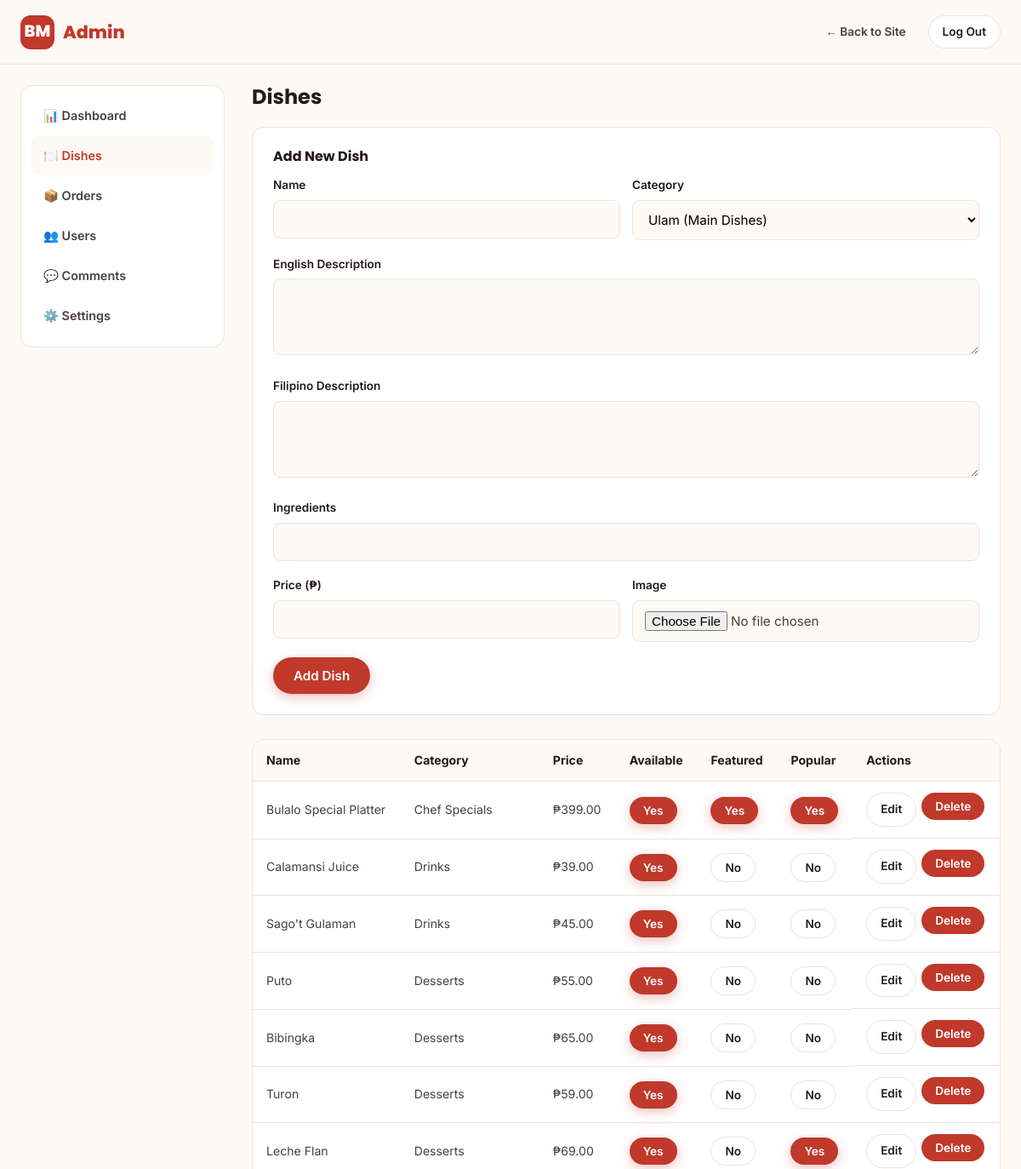
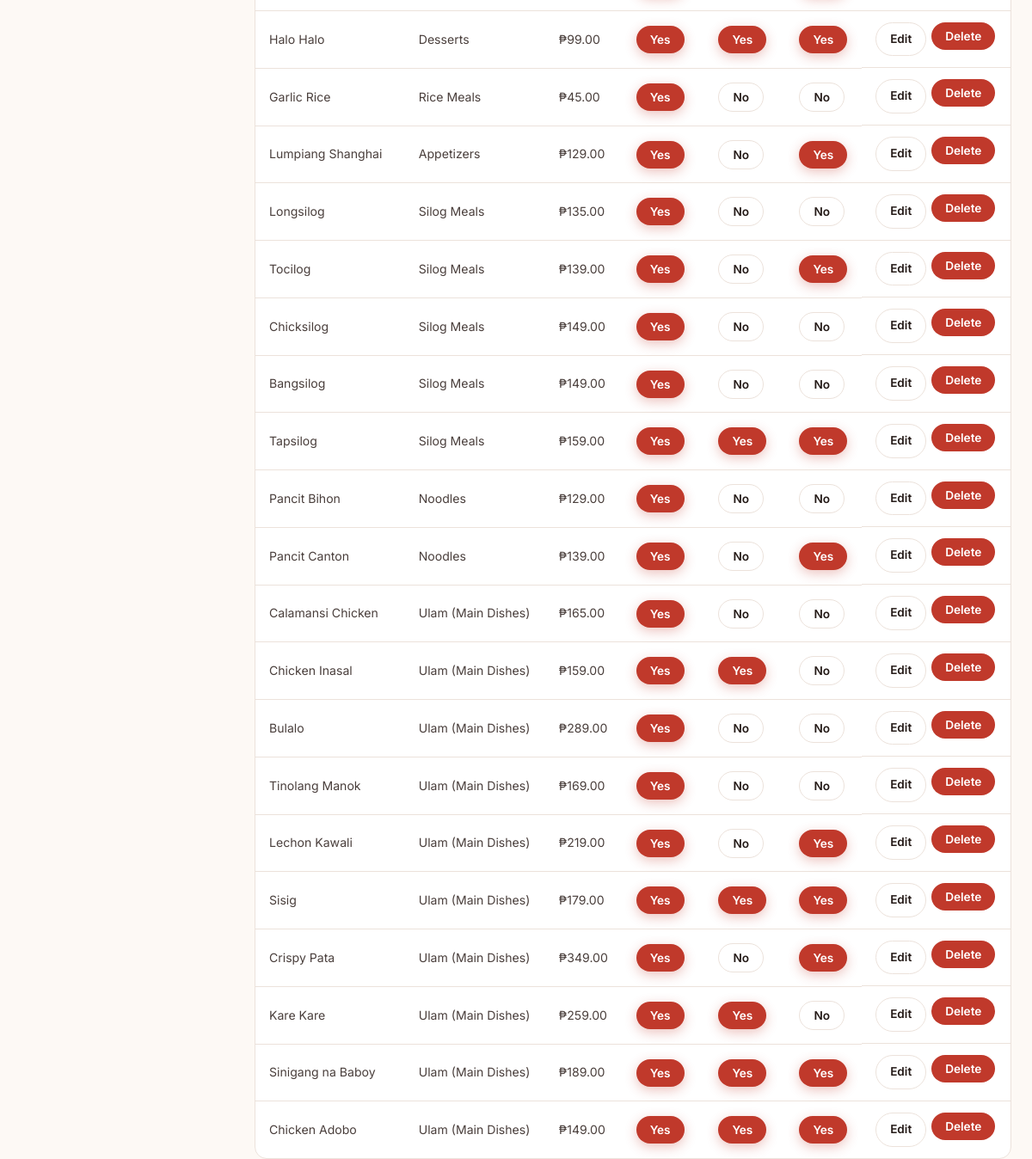
Screenshot of /admin/dishes.php (signed in) with the database file from the repository (2 pictures, top to bottom).
### tables this page shows
CREATE TABLE `dishes` (
  `dish_id` int(11) NOT NULL,
  `category_id` int(11) NOT NULL,
  `name` varchar(120) NOT NULL,
  `desc_en` text NOT NULL,
  `desc_fil` text NOT NULL,
  `ingredients` text NOT NULL,
  `price` decimal(8,2) NOT NULL,
  `image_path` varchar(255) NOT NULL,
  `is_available` tinyint(1) NOT NULL DEFAULT 1,
  `is_featured` tinyint(1) NOT NULL DEFAULT 0,
  `is_popular` tinyint(1) NOT NULL DEFAULT 0,
  `created_at` timestamp NOT NULL DEFAULT current_timestamp()
);

CREATE TABLE `categories` (
  `category_id` int(11) NOT NULL,
  `slug` varchar(50) NOT NULL,
  `name_en` varchar(80) NOT NULL,
  `name_fil` varchar(80) NOT NULL,
  `sort_order` int(11) NOT NULL DEFAULT 0
);

### includes/functions.php (called while the page is built, shortened)
<?php
function peso(float $amount): string
{
    return '₱' . number_format($amount, 2);
}
function esc(?string $value): string
{
    return htmlspecialchars($value ?? '', ENT_QUOTES, 'UTF-8');
}

### admin/dishes.php (the view, shortened to what this page needs)
<?php
require_once __DIR__ . '/../includes/bootstrap.php';
$categories = $db->query('SELECT * FROM categories ORDER BY sort_order')->fetchAll();
$editDish = null;
$dishes = $db->query(
    "SELECT d.*, c.name_en AS cat_name FROM dishes d JOIN categories c ON c.category_id = d.category_id ORDER BY d.dish_id DESC"
)->fetchAll();
require __DIR__ . '/includes/admin_header.php';
?>
<h2 style="margin-bottom: 20px;">Dishes</h2>
<div class="card" style="padding: 24px; margin-bottom: 28px;">
    <h4 style="margin-bottom: 14px;"><?= $editDish ? 'Edit Dish' : 'Add New Dish' ?></h4>
    <form method="POST" enctype="multipart/form-data" data-validate>
        <div class="form-row">
            <div class="form-group">
                <label>Name</label>
                <input class="form-control" type="text" name="name" value="<?= esc($editDish['name'] ?? '') ?>" required>
            </div>
            <div class="form-group">
                <label>Category</label>
                <select class="form-control" name="category_id" required>
                    <?php foreach ($categories as $cat): ?>
                        <option value="<?= $cat['category_id'] ?>" <?= (isset($editDish['category_id']) && $editDish['category_id'] == $cat['category_id']) ? 'selected' : '' ?>><?= esc($cat['name_en']) ?></option>
                    <?php endforeach; ?>
                </select>
            </div>
        </div>
        <div class="form-group">
            <label>English Description</label>
            <textarea class="form-control" name="desc_en" required><?= esc($editDish['desc_en'] ?? '') ?></textarea>
        </div>
        <div class="form-group">
            <label>Filipino Description</label>
            <textarea class="form-control" name="desc_fil" required><?= esc($editDish['desc_fil'] ?? '') ?></textarea>
        </div>
        <div class="form-group">
            <label>Ingredients</label>
            <input class="form-control" type="text" name="ingredients" value="<?= esc($editDish['ingredients'] ?? '') ?>">
        </div>
        <div class="form-row">
            <div class="form-group">
                <label>Price (₱)</label>
                <input class="form-control" type="number" step="0.01" min="1" name="price" value="<?= esc((string) ($editDish['price'] ?? '')) ?>" required>
            </div>
            <div class="form-group">
                <label>Image <?= $editDish ? '(leave empty to keep current)' : '' ?></label>
                <input class="form-control" type="file" name="image" accept="image/png,image/jpeg,image/webp">
            </div>
        </div>
        <button class="btn btn-primary" type="submit"><?= $editDish ? 'Save Changes' : 'Add Dish' ?></button>
    </form>
</div>
<div class="table-wrap">
    <table class="data-table">
        <thead><tr><th>Name</th><th>Category</th><th>Price</th><th>Available</th><th>Featured</th><th>Popular</th><th>Actions</th></tr></thead>
        <tbody>
        <?php foreach ($dishes as $d): ?>
        <tr>
            <td><?= esc($d['name']) ?></td>
            <td><?= esc($d['cat_name']) ?></td>
            <td><?= peso((float) $d['price']) ?></td>
            <?php foreach (['is_available', 'is_featured', 'is_popular'] as $field): ?>
            <td>
                <form method="POST">
                    <button class="btn btn-sm <?= $d[$field] ? 'btn-primary' : 'btn-secondary' ?>" type="submit"><?= $d[$field] ? 'Yes' : 'No' ?></button>
                </form>
            </td>
            <?php endforeach; ?>
            <td style="display: flex; gap: 6px;">
                <a href="?edit=<?= $d['dish_id'] ?>" class="btn btn-secondary btn-sm">Edit</a>
                <form method="POST" onsubmit="return confirm('Delete this dish permanently?');">
                    <button class="btn btn-danger btn-sm" type="submit">Delete</button>
                </form>
            </td>
        </tr>
        <?php endforeach; ?>
        </tbody>
    </table>
</div>
<?php require __DIR__ . '/includes/admin_footer.php'; ?>

### assets/css/style.css (style rules this page uses)
:root { --color-primary: #c0392b; --color-primary-dark: #9c2c1f; --color-primary-light: #e8746a; --color-secondary: #f2a71b; --color-ink: #241a17; --color-body: #4a3f3c; --color-muted: #8a7d79; --color-bg: #fdf9f5; --color-surface: #ffffff; --color-border: #ece2db; --color-success: #2e8b57; --color-danger: #c0392b; --radius-sm: 8px; --radius-md: 14px; --radius-lg: 22px; --shadow-sm: 0 1px 3px rgba(36, 26, 23, 0.08); --shadow-md: 0 8px 24px rgba(36, 26, 23, 0.10); --shadow-lg: 0 20px 48px rgba(36, 26, 23, 0.16); --font-heading: 'Poppins', 'Segoe UI', sans-serif; --font-body: 'Inter', 'Segoe UI', sans-serif; --header-height: 76px; }
* { box-sizing: border-box; margin: 0; padding: 0; }
body { font-family: var(--font-body); color: var(--color-body); background: var(--color-bg); line-height: 1.6; -webkit-font-smoothing: antialiased; }
h1, h2, h3, h4 { font-family: var(--font-heading); color: var(--color-ink); font-weight: 700; line-height: 1.2; }
a { color: inherit; text-decoration: none; }
button { font-family: inherit; cursor: pointer; }
input, select, textarea { font-family: inherit; }
.btn { display: inline-flex; align-items: center; justify-content: center; gap: 8px; padding: 12px 24px; border-radius: 999px; border: none; font-weight: 600; font-size: 0.95rem; transition: transform 0.15s ease, box-shadow 0.15s ease, background 0.15s ease; }
.btn-primary { background: var(--color-primary); color: #fff; box-shadow: 0 4px 14px rgba(192, 57, 43, 0.3); }
.btn-secondary { background: var(--color-surface); color: var(--color-ink); border: 1.5px solid var(--color-border); }
.btn-danger { background: var(--color-danger); color: #fff; }
.btn-sm { padding: 8px 16px; font-size: 0.85rem; }
.card { background: var(--color-surface); border-radius: var(--radius-md); border: 1px solid var(--color-border); overflow: hidden; transition: transform 0.2s ease, box-shadow 0.2s ease; }
.form-group { margin-bottom: 18px; }
.form-group label { display: block; font-weight: 600; font-size: 0.85rem; margin-bottom: 6px; color: var(--color-ink); }
.form-control { width: 100%; padding: 12px 14px; border-radius: var(--radius-sm); border: 1.5px solid var(--color-border); background: var(--color-bg); font-size: 0.95rem; }
textarea.form-control { resize: vertical; min-height: 90px; }
.form-row { display: grid; grid-template-columns: 1fr 1fr; gap: 14px; }
.table-wrap { overflow-x: auto; background: var(--color-surface); border-radius: var(--radius-md); border: 1px solid var(--color-border); }
table.data-table { width: 100%; border-collapse: collapse; font-size: 0.88rem; }
.data-table th, .data-table td { padding: 13px 16px; text-align: left; border-bottom: 1px solid var(--color-border); white-space: nowrap; }
.data-table th { background: var(--color-bg); font-weight: 700; color: var(--color-ink); }
.data-table tr:last-child td { border-bottom: none; }

### rows the page displays
dishes: name "Bulalo Special Platter", category.name_en "Chef Specials", price "₱399.00", is_available "Yes", is_featured "Yes", is_popular "Yes"
dishes: name "Calamansi Juice", category.name_en "Drinks", price "₱39.00", is_available "Yes", is_featured "No", is_popular "No"
dishes: name "Sago't Gulaman", category.name_en "Drinks", price "₱45.00", is_available "Yes", is_featured "No", is_popular "No"
dishes: name "Puto", category.name_en "Desserts", price "₱55.00", is_available "Yes", is_featured "No", is_popular "No"
dishes: name "Bibingka", category.name_en "Desserts", price "₱65.00", is_available "Yes", is_featured "No", is_popular "No"
dishes: name "Turon", category.name_en "Desserts", price "₱59.00", is_available "Yes", is_featured "No", is_popular "No"
dishes: name "Leche Flan", category.name_en "Desserts", price "₱69.00", is_available "Yes", is_featured "No", is_popular "Yes"
dishes: name "Halo Halo", category.name_en "Desserts", price "₱99.00", is_available "Yes", is_featured "Yes", is_popular "Yes"
dishes: name "Garlic Rice", category.name_en "Rice Meals", price "₱45.00", is_available "Yes", is_featured "No", is_popular "No"
dishes: name "Lumpiang Shanghai", category.name_en "Appetizers", price "₱129.00", is_available "Yes", is_featured "No", is_popular "Yes"
dishes: name "Longsilog", category.name_en "Silog Meals", price "₱135.00", is_available "Yes", is_featured "No", is_popular "No"
dishes: name "Tocilog", category.name_en "Silog Meals", price "₱139.00", is_available "Yes", is_featured "No", is_popular "Yes"
dishes: name "Chicksilog", category.name_en "Silog Meals", price "₱149.00", is_available "Yes", is_featured "No", is_popular "No"
dishes: name "Bangsilog", category.name_en "Silog Meals", price "₱149.00", is_available "Yes", is_featured "No", is_popular "No"
dishes: name "Tapsilog", category.name_en "Silog Meals", price "₱159.00", is_available "Yes", is_featured "Yes", is_popular "Yes"
dishes: name "Pancit Bihon", category.name_en "Noodles", price "₱129.00", is_available "Yes", is_featured "No", is_popular "No"
dishes: name "Pancit Canton", category.name_en "Noodles", price "₱139.00", is_available "Yes", is_featured "No", is_popular "Yes"
dishes: name "Calamansi Chicken", category.name_en "Ulam (Main Dishes)", price "₱165.00", is_available "Yes", is_featured "No", is_popular "No"
dishes: name "Chicken Inasal", category.name_en "Ulam (Main Dishes)", price "₱159.00", is_available "Yes", is_featured "Yes", is_popular "No"
dishes: name "Bulalo", category.name_en "Ulam (Main Dishes)", price "₱289.00", is_available "Yes", is_featured "No", is_popular "No"
dishes: name "Tinolang Manok", category.name_en "Ulam (Main Dishes)", price "₱169.00", is_available "Yes", is_featured "No", is_popular "No"
dishes: name "Lechon Kawali", category.name_en "Ulam (Main Dishes)", price "₱219.00", is_available "Yes", is_featured "No", is_popular "Yes"
dishes: name "Sisig", category.name_en "Ulam (Main Dishes)", price "₱179.00", is_available "Yes", is_featured "Yes", is_popular "Yes"
dishes: name "Crispy Pata", category.name_en "Ulam (Main Dishes)", price "₱349.00", is_available "Yes", is_featured "No", is_popular "Yes"
dishes: name "Kare Kare", category.name_en "Ulam (Main Dishes)", price "₱259.00", is_available "Yes", is_featured "Yes", is_popular "No"
dishes: name "Sinigang na Baboy", category.name_en "Ulam (Main Dishes)", price "₱189.00", is_available "Yes", is_featured "Yes", is_popular "Yes"
dishes: name "Chicken Adobo", category.name_en "Ulam (Main Dishes)", price "₱149.00", is_available "Yes", is_featured "Yes", is_popular "Yes"

### other values shown
t('nav_logout') "Log Out"
form field category_id "Ulam (Main Dishes)"
